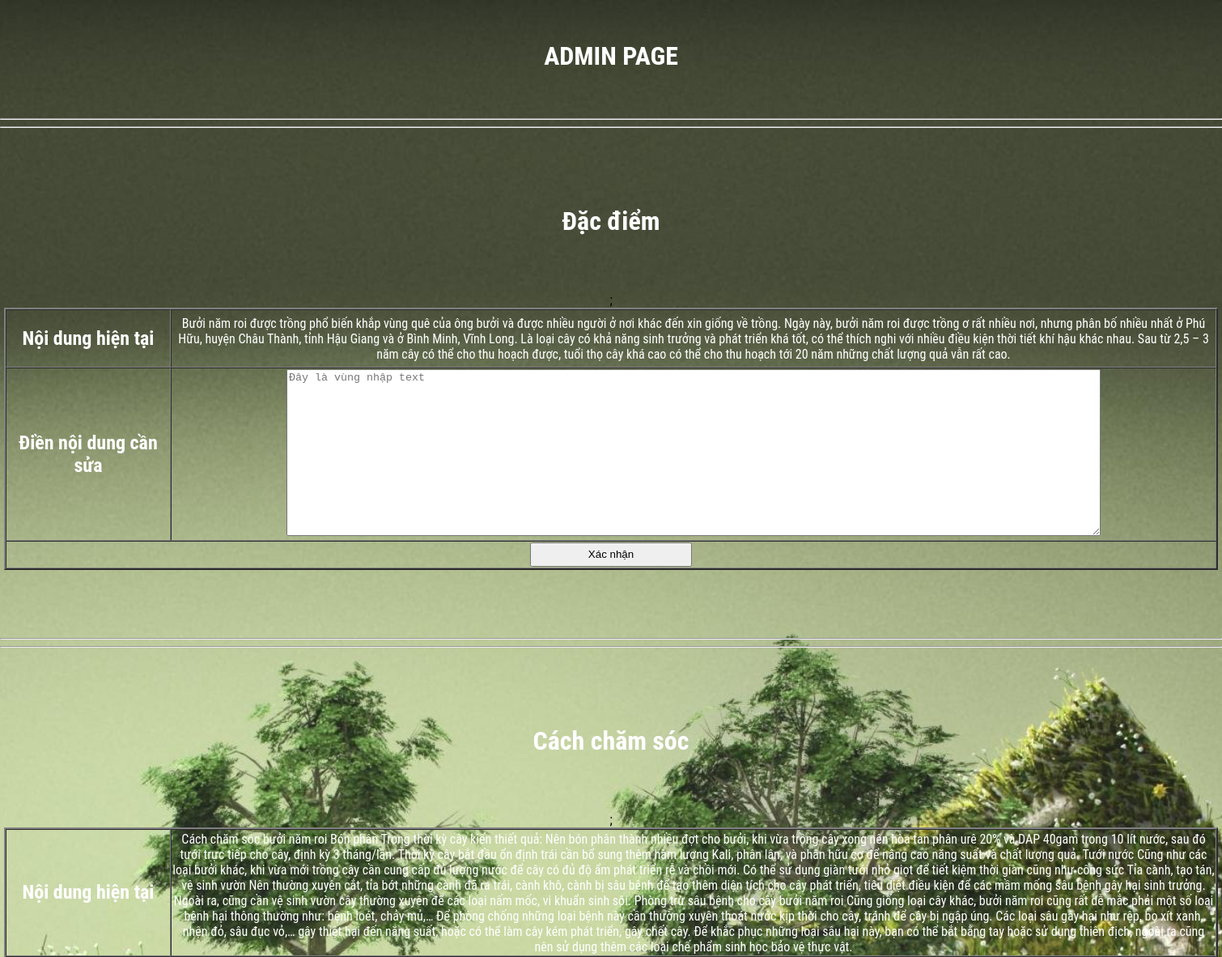
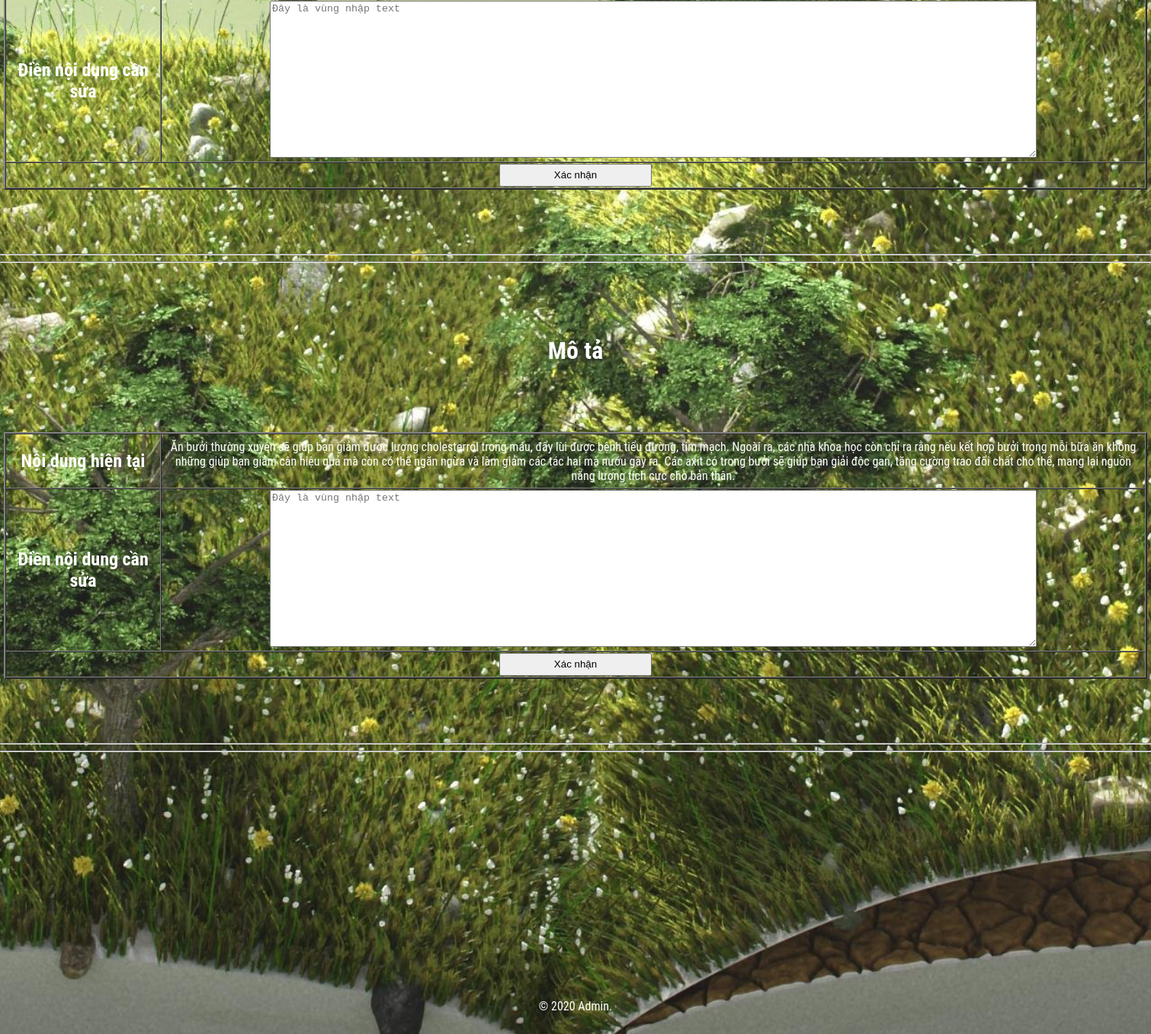
/update_trees.php?id=32 (signed in), run on the app's committed database (2 pictures, top to bottom).
### tables this page shows
CREATE TABLE `db_trees` (
  `Mact` int(11) NOT NULL,
  `Tencay` varchar(200) NOT NULL,
  `Dacdiem` text NOT NULL,
  `Loaicay` varchar(200) NOT NULL,
  `Cachchamsoc` text NOT NULL,
  `Hinh` varchar(500) NOT NULL,
  `Motacay` text NOT NULL,
  `Luottruycap` int(200) NOT NULL
);

### update_trees.php (the view, shortened to what this page needs)
<!DOCTYPE html>
<html>
    <head>
        <link href="css/update_trees.css" rel="stylesheet" type="text/css" />
    </head>
    <body>
    <div class="header">
		<div class="header-main">
               <h1>ADMIN PAGE </h1>
        </div>
    </div>
    <?php
    $mact = $_GET['id'];
    $con = new mysqli('localhost', 'root', '', 'database_trees');
    $con->set_charset('utf8');
    $data = $con->query("SELECT Mact, Tencay, Dacdiem, Loaicay, Cachchamsoc, Hinh, Motacay FROM db_trees WHERE Mact = '$mact'");
    $data = $data->fetch_assoc();
    echo '<div class="body">';
    echo '<hr>';
    echo '<hr>';
    echo '<br>';
    echo '<br>';
    echo '<h1 >Đặc điểm</h1>';
    echo '<br>';
    echo '<form  action=input_update_dacdiem.php method="GET"  onsubmit="return signup()" id=form>';
    echo '<table width="1500" cellspacing="0" cellpadding="1" border="2" align="center">' ;
    echo "<tr>
        <td><h2 style='width: 200px;' >Nội dung hiện tại</h2></td>
        <td id='location' style='width: 1300px;'>".$data['Dacdiem']."</td>;
    </tr>";
    echo "<tr>
        <td><h2>Điền nội dung cần sửa</h2></td>
        <td><textarea rows='5' cols='0' id='search' placeholder='Đây là vùng nhập text' name='Dacdiem' style='width: 1000px;height: 200px;'></textarea></td>
    </tr>";
    echo "<tr>
        <td colspan='2' ><input type='submit' value=' Xác nhận ' onclick=notices_dacdiem(".$data['Mact'].") style='width:200px;height: 30px;' ></td>
    </tr>";
    echo '</table>';
    echo '</form>';
    echo '<hr>';
    echo '<hr>';
    echo '<br>';
    echo '<br>';
    echo '<h1>Cách chăm sóc</h1>';
    echo '<br>';
    echo '<div class="form">';
    echo '<form action=input_update_cachchamsoc.php method="GET"  >';
    echo '<table width="1500" cellspacing="0" cellpadding="1" border="2" align="center">' ;
    echo "<tr class='tr'>
        <td><h2 style='width: 200px;' >Nội dung hiện tại</h2></td>
        <td id='location' style='width: 1300px;'>".$data['Cachchamsoc']."</td>;
    </tr>";
    echo "<tr class='tr'>
        <td><h2>Điền nội dung cần sửa</h2></td>
        <td><textarea rows='5' cols='0' placeholder='Đây là vùng nhập text' name='Cachchamsoc' style='width: 1000px;height: 200px;'></textarea></td>
    </tr>";
    echo "<tr>
        <td colspan='2' ><input type='submit' value=' Xác nhận ' onclick=notices_cachchamsoc(".$data['Mact'].") style='width:200px;height: 30px;' ></td>
    </tr>";
    echo '</table>';
    echo '</form>';
    echo '</div>';
    echo '<hr>';
    echo '<hr>';
    echo '<br>';
    echo '<br>';
    echo '<h1>Mô tả</h1>';
    echo '<br>';
    echo '<form action=input_update_motacay.php method="GET" >';
    echo '<table width="1500" cellspacing="0" cellpadding="1" border="2" align="center">' ;
    echo "<tr>
        <td><h2 style='width: 200px;' >Nội dung hiện tại</h2></td>
        <td id='location' style='width: 1300px;'>".$data['Motacay']."</td>;
    </tr>";
    echo "<tr>
        <td><h2>Điền nội dung cần sửa</h2></td>
        <td><textarea rows='5' cols='0' placeholder='Đây là vùng nhập text' name='Motacay' style='width: 1000px;height: 200px;'></textarea></td>
    </tr>";
    echo "<tr>
        <td colspan='2' ><input type='submit' value=' Xác nhận ' onclick=notices_motacay(".$data['Mact'].") style='width:200px;height: 30px;' ></td>
    </tr>";
    echo '</table>';
    echo '</form>';
    echo '<hr>';
    echo '<hr>';
    echo'</div>';
?>
<div class="copyright">
	<p>© 2020 Admin.</p>
</div>
    </body>
</html>

### css/update_trees.css (style rules this page uses)
.body { text-align: center; }
body { background: url(../images/background.jpg)no-repeat; background-attachment: fixed; background-position: center; background-size: cover; -webkit-background-size: cover; -moz-background-size: cover; -o-background-size: cover; padding:0; margin:0; font-family: 'Roboto Condensed', sans-serif; font-size: 100%; }
h1 { margin: 0 auto; text-align: center; padding: 50px; color: white; }
.copyright { padding: 300px 0px; text-align: center; }
.copyright p { font-size: 16px; font-weight: 400; color: #fff; }
h2 { color: white; }
#location { color:white; padding-top: 2px; }

### data on the page
db_trees: Dacdiem "Bưởi năm roi được trồng phổ biến khắp vùng quê của ông bưởi và được nhiều người ở nơi khác đến xin giống về trồng. Ngày này, bưởi năm roi được trồng ơ rất nhiều nơi, nhưng phân bố nhiều nhất ở Phú Hữu, huyện Châu Thành, tỉnh Hậu Giang và ở Bình Minh, Vĩnh Long. Là loại cây có khả năng sinh trưởng và phát triển khá tốt, có thể thích nghi với nhiều điều kiện thời tiết khí hậu khác nhau. Sau từ 2,5 – 3 năm cây có thể cho thu hoạch được, tuổi thọ cây khá cao có thể cho thu hoạch tới 20 năm những chất lượng quả vẫn rất cao.", Cachchamsoc "Cách chăm sóc bưởi năm roi Bón phân Trong thời kỳ cây kiến thiết quả: Nên bón phân thành nhiều đợt cho bưởi, khi vừa trồng cây xong nên hòa tan phân urê 20% và DAP 40gam trong 10 lít nước, sau đó tưới trực tiếp cho cây, định kỳ 3 tháng/lần. Thời kỳ cây bắt đầu ổn định trái cần bổ sung thêm hàm lượng Kali, phân lân, và phân hữu cơ để nâng cao năng suất và chất lượng quả. Tưới nước Cũng như các loại bưởi khác, khi vừa mới trồng cây cần cung cấp đủ lượng nước để cây có đủ độ ẩm phát triển rễ và chồi mới. Có thể sử dụng giàn tưới nhỏ giọt để tiết kiệm thời gian cũng như công sức Tỉa cành, tạo tán, vệ sinh vườn Nên thường xuyên cắt, tỉa bớt những cành đã ra trái, cành khô, cành bị sâu bệnh để…", Motacay "Ăn bưởi thường xuyên sẽ giúp bạn giảm được lượng cholesterrol trong máu, đẩy lùi được bệnh tiểu đường, tim mạch. Ngoài ra, các nhà khoa học còn chỉ ra rằng nếu kết hợp bưởi trong mỗi bữa ăn không những giúp bạn giảm cân hiệu quả mà còn có thể ngăn ngừa và làm giảm các tác hại mà nướu gây ra. Các axit có trong bưởi sẽ giúp bạn giải độc gan, tăng cường trao đổi chất cho thể, mang lại nguồn năng lượng tích cực cho bản thân."
